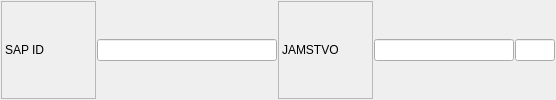
             <widget class="QFrame" name="frame_32">
              <property name="frameShape">
               <enum>QFrame::NoFrame</enum>
              </property>
              <property name="frameShadow">
               <enum>QFrame::Raised</enum>
              </property>
              <layout class="QHBoxLayout" name="horizontalLayout_26">
               <property name="spacing">
                <number>1</number>
               </property>
               <property name="leftMargin">
                <number>1</number>
               </property>
               <property name="topMargin">
                <number>1</number>
               </property>
               <property name="rightMargin">
                <number>1</number>
               </property>
               <property name="bottomMargin">
                <number>1</number>
               </property>
               <item>
                <widget class="QLabel" name="label_21">
                 <property name="minimumSize">
                  <size>
                   <width>95</width>
                   <height>0</height>
                  </size>
                 </property>
                 <property name="frameShape">
                  <enum>QFrame::StyledPanel</enum>
                 </property>
                 <property name="text">
                  <string>SAP ID</string>
                 </property>
                </widget>
               </item>
               <item>
                <widget class="QLineEdit" name="txtSapId">
                 <property name="sizePolicy">
                  <sizepolicy hsizetype="Preferred" vsizetype="Fixed">
                   <horstretch>0</horstretch>
                   <verstretch>0</verstretch>
                  </sizepolicy>
                 </property>
                 <property name="minimumSize">
                  <size>
                   <width>180</width>
                   <height>0</height>
                  </size>
                 </property>
                 <property name="maximumSize">
                  <size>
                   <width>180</width>
                   <height>16777215</height>
                  </size>
                 </property>
                 <property name="font">
                  <font>
                   <weight>50</weight>
                   <bold>false</bold>
                  </font>
                 </property>
                </widget>
               </item>
               <item>
                <widget class="QLabel" name="label_22">
                 <property name="minimumSize">
                  <size>
                   <width>95</width>
                   <height>0</height>
                  </size>
                 </property>
                 <property name="frameShape">
                  <enum>QFrame::StyledPanel</enum>
                 </property>
                 <property name="text">
                  <string>JAMSTVO</string>
                 </property>
                </widget>
               </item>
               <item>
                <widget class="QLineEdit" name="txtJamstvoOd">
                 <property name="minimumSize">
                  <size>
                   <width>140</width>
                   <height>0</height>
                  </size>
                 </property>
                 <property name="font">
                  <font>
                   <weight>50</weight>
                   <bold>false</bold>
                  </font>
                 </property>
                </widget>
               </item>
               <item>
                <widget class="QLineEdit" name="txtJamstvo">
                 <property name="sizePolicy">
                  <sizepolicy hsizetype="Preferred" vsizetype="Fixed">
                   <horstretch>0</horstretch>
                   <verstretch>0</verstretch>
                  </sizepolicy>
                 </property>
                 <property name="maximumSize">
                  <size>
                   <width>40</width>
                   <height>16777215</height>
                  </size>
                 </property>
                 <property name="font">
                  <font>
                   <weight>50</weight>
                   <bold>false</bold>
                  </font>
                 </property>
                </widget>
               </item>
              </layout>
             </widget>
